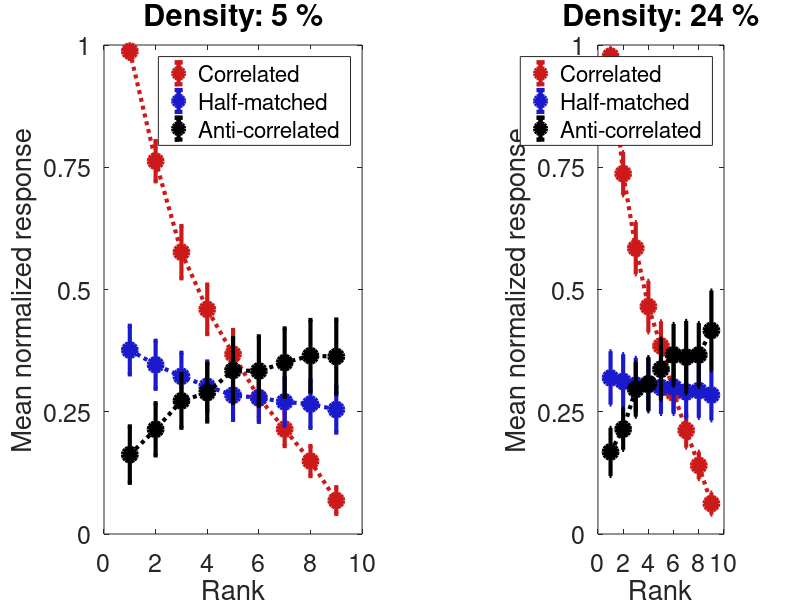

This chart was generated by the following MATLAB code:
function PlotRank(varargin)

    load('CuratedCells.mat');
    
    myFig = figure();
    set(gcf,'color','white')
    plotNormal(Base)
    
    mh = uimenu(myFig,'Label','Plot');
    
    % For the main plot
    main = uimenu(mh,'Label','Normal rank','checked','off','callback',{@keydown_callback,Base,'normal'});
    
    % For the alternative plot
    alt = uimenu(mh,'Label','By AC slope');
    corr = uimenu(alt,'Label','Correlated','checked','off','callback',{@keydown_callback,Base,'alt','corr'});
    hm = uimenu(alt,'Label','Half-matched','checked','off','callback',{@keydown_callback,Base,'alt','hm'});
    ac = uimenu(alt,'Label','Anticorrelated','checked','off','callback',{@keydown_callback,Base,'alt','ac'});
    
end

function plotNormal(Base)
    for d = [1,2];
        
        nCells = length(Base(d).Cells);
        dxLengths = zeros(1,nCells);
        for j = 1:nCells;
            dxLengths(j) = length(Base(d).Cells(j).Dx);
        end

        dxL = min(dxLengths);
        
        if d == 1;
            rankData.lowDensity = zeros(nCells,dxL);
        elseif d == 4;
            rankData.highDensity = zeros(nCells,dxL);
        end
        
        correlatedRank = zeros(nCells,dxL);
        halfmatchedRank = zeros(nCells,dxL);
        anticorrelatedRank = zeros(nCells,dxL);
        
        for cell = 1:nCells;
            %% First we compute the rank order for each cell
            
            % Extract and normalize data
            
            correlatedResponse = Base(d).Cells(cell).correlatedResponse;
            halfmatchedResponse = Base(d).Cells(cell).halfmatchedResponse;
            anticorrelatedResponse = Base(d).Cells(cell).anticorrelatedResponse;
            
            [cRank,cIndex] = sort(correlatedResponse,'descend');
            hmRank = halfmatchedResponse(cIndex);
            acRank = anticorrelatedResponse(cIndex);
            
            Dx = Base(d).Cells(cell).Dx;
            if cell == 33;
                a = 3;
            end
            
            % Resample disparity values
            newDx = linspace(min(Dx),max(Dx),dxL);
            
            cRank2 = interp1(Dx,cRank,newDx);
            hmRank2 = interp1(Dx,hmRank,newDx);
            acRank2 = interp1(Dx,acRank,newDx);
            
            % Not quite sure how to handle the max and min values.
            
            maxC = max([acRank2,hmRank2,cRank2]); minC = min([acRank2,hmRank2,cRank2]);
            
            correlatedRank(cell,:) = (cRank2-minC)/(maxC-minC);
            halfmatchedRank(cell,:) = (hmRank2-minC)/(maxC-minC);
            anticorrelatedRank(cell,:) = (acRank2-minC)/(maxC-minC);
            

        end
        
        rank = 1:9;
        
        if d == 1;
            subCount = 1;
            maxSub = 2;
        elseif d == 4; 
            subCount = 2;
            maxSub = 2;
        else
            subCount = 3;
            maxSub = 3;
        end
        subplot(1,maxSub,subCount);

        corrRank = mean(correlatedRank); hmRank = mean(halfmatchedRank); acRank = mean(anticorrelatedRank);
        
        N = size(correlatedRank,1);
        corrSEM = std(correlatedRank)/sqrt(N); hmSEM = std(halfmatchedRank)/sqrt(N); acSEM = std(anticorrelatedRank)/sqrt(N);
        
    
        hold off;
        E1=errorbar(rank,corrRank,corrSEM*1.96);
        set(E1,'color',[0.8,0.1,0.1],'marker','o','markerfacecolor',[0.8,0.1,0.1], ...
            'linestyle',':','markersize',10,'linewidth',3);
        
        hold on;
        E2=errorbar(rank,hmRank,hmSEM*1.96);
        set(E2,'color',[0.1,0.1,0.8],'marker','o','markerfacecolor',[0.1,0.1,0.8], ...
            'linestyle',':','markersize',10,'linewidth',3);
        E3=errorbar(rank,acRank,acSEM*1.96);
        set(E3,'color',[0,0,0],'marker','o','markerfacecolor',[0,0,0], ...
            'linestyle',':','markersize',10,'linewidth',3);
        
        xlabel('Rank','fontsize',20);
        ylabel('Mean normalized response','fontsize',20);
        leg = legend('Correlated','Half-matched','Anti-correlated');
        set(leg,'fontsize',14);
        set(gca,'fontsize',18,'ytick',0:0.25:1);
        title(['Density: ',num2str(Base(d).density),' %'],'fontsize',22);
        ylim([0,1]);
        
    end
end


function plotAlt(Base,type)

    for d = [1,2];
        
        nCells = length(Base(d).Cells);
        dxLengths = zeros(1,nCells);
        for j = 1:nCells;
            dxLengths(j) = length(Base(d).Cells(j).Dx);
        end

        dxL = min(dxLengths);
        
        if d == 1;
            rankData.lowDensity = zeros(nCells,dxL);
        elseif d == 4;
            rankData.highDensity = zeros(nCells,dxL);
        end
        
        
        acSlopes = cat(1,Base(d).Cells.regAc);
        acSlopes = acSlopes(:,2);
        q50 = quantile(acSlopes,0.5);
        q33 = quantile(acSlopes,1/3);
        q66 = quantile(acSlopes,2/3);
        
        nLower = sum(acSlopes < q33);
        nUpper = sum(acSlopes > q66);

        
        lowerPlotRank = zeros(nLower,dxL);
        upperPlotRank = zeros(nUpper,dxL);

        
        
        lowerCell = 0; upperCell = 0;
        for cell = 1:nCells;
            %% First we compute the rank order for each cell
            
            % Extract and normalize data
            
            correlatedResponse = Base(d).Cells(cell).correlatedResponse;
            halfmatchedResponse = Base(d).Cells(cell).halfmatchedResponse;
            anticorrelatedResponse = Base(d).Cells(cell).anticorrelatedResponse;
            
            [cRank,cIndex] = sort(correlatedResponse,'descend');
            hmRank = halfmatchedResponse(cIndex);
            acRank = anticorrelatedResponse(cIndex);
            
            Dx = Base(d).Cells(cell).Dx;
            
            
            % Resample disparity values
            newDx = linspace(min(Dx),max(Dx),dxL);
            
            cRank2 = interp1(Dx,cRank,newDx);
            hmRank2 = interp1(Dx,hmRank,newDx);
            acRank2 = interp1(Dx,acRank,newDx);
            
            maxC = max([acRank2,hmRank2,cRank2]); minC = min([acRank2,hmRank2,cRank2]);
            
            acSlope = Base(d).Cells(cell).regAc(2);
            
            if acSlope > q66;
                upperCell = upperCell+1;

                switch type
                    case 'corr'
                        upperPlotRank(upperCell,:) = (cRank2-minC)/(maxC-minC);
                    case 'hm'
                        upperPlotRank(upperCell,:) = (hmRank2-minC)/(maxC-minC);
                    case 'ac'
                        upperPlotRank(upperCell,:) = (acRank2-minC)/(maxC-minC);
                end
                
             
            elseif acSlope < q33
                lowerCell = lowerCell+1;
                switch type
                    case 'corr'
                        lowerPlotRank(lowerCell,:) = (cRank2-minC)/(maxC-minC);
                    case 'hm'
                        lowerPlotRank(lowerCell,:) = (hmRank2-minC)/(maxC-minC);
                    case 'ac'
                        lowerPlotRank(lowerCell,:) = (acRank2-minC)/(maxC-minC);
                end
                
            end
            

        end
        
        rank = 1:9;
        
        if d == 1;
            subCount = 1;
            maxSub = 2;
        elseif d == 4; 
            subCount = 2;
            maxSub = 2;
        else
            subCount = 3;
            maxSub = 3;
        end
        subplot(1,maxSub,subCount); hold on;
        
        upperRank = mean(upperPlotRank);
        lowerRank = mean(lowerPlotRank);
        
        N_lower = size(lowerPlotRank,1);
        N_upper = size(upperPlotRank,1);
        
        lowerSEM = std(lowerPlotRank)/sqrt(N_lower);
        upperSEM = std(upperPlotRank)/sqrt(N_upper);
        hold off;
        E1=errorbar(rank,lowerRank,lowerSEM*1.96);
        set(E1,'color',[0.1,0.1,0.8],'marker','o','markerfacecolor',[0.1,0.1,0.8], ...
            'linestyle',':','markersize',10,'linewidth',3);
        hold on;
        E2=errorbar(rank,upperRank,upperSEM*1.96);
        set(E2,'color',[0.8,0.1,0.8],'marker','o','markerfacecolor',[0.8,0.1,0.8], ...
            'linestyle',':','markersize',10,'linewidth',3);
        
        leg = legend([E1,E2],'Lower','Upper');
                
        xlabel('Rank','fontsize',20);
        ylabel('Mean normalized response','fontsize',20);
        
        set(leg,'fontsize',14);
        set(gca,'fontsize',18,'ytick',0:0.25:1);
        title(['Density: ',num2str(Base(d).density),' %'],'fontsize',22);
        ylim([0,1]);
        
    end
end

function [P,Q] = resampleCell(Cell,K,varargin)

% So what we want to do here:
% Figure out what integers make it so that the length of the 
% disparity tuning curve for Cell ends up being K following resampling.
% We're just doing that with a nested loop as the space is so small
    N = length(Cell.Dx);
    if nargin == 2
        multiplier = 1;
    else
        multiplier = varargin{1};
    end
    
    Ps = 1:(25*multiplier);
    Qs = 1:(25*multiplier);
        
    
    for Q = Qs;
        for P = Ps;
            cost = intCost(N,P,Q,K);
            if cost < 0.001;
                break
            end
        end
        if cost < 0.001;
            break
        end
    end
    
    if cost >= 0.001
        warning('Failed to find a solution; extending the range');
        [P,Q] = resampleCell(Cell,K,multiplier+1);
    end
end

function cost = intCost(N,P,Q,K)
    % Usage: cost = intCost(N,P,Q,K);
    % N: Length of array
    % P: Numerator to be optimized
    % Q: Denominator to be optimized
    % K: Desired length
    % This function is a stepping stone for figuring out
    % how much you have to resample your array in order to
    % get the desired size.
        
    cost = sum((K-N*P/Q).^2);
    %sprintf('Current cost: %2.f',cost)
end

function keydown_callback(myFig,evt,Base,type,varargin)
    if nargin > 4
        plotType = varargin{1};
    else
        plotType = 'none';
    end
    
    if strcmp(type,'normal');
        plotNormal(Base);
        
    elseif strcmp(type,'alt');
        plotAlt(Base,plotType);
    end

end